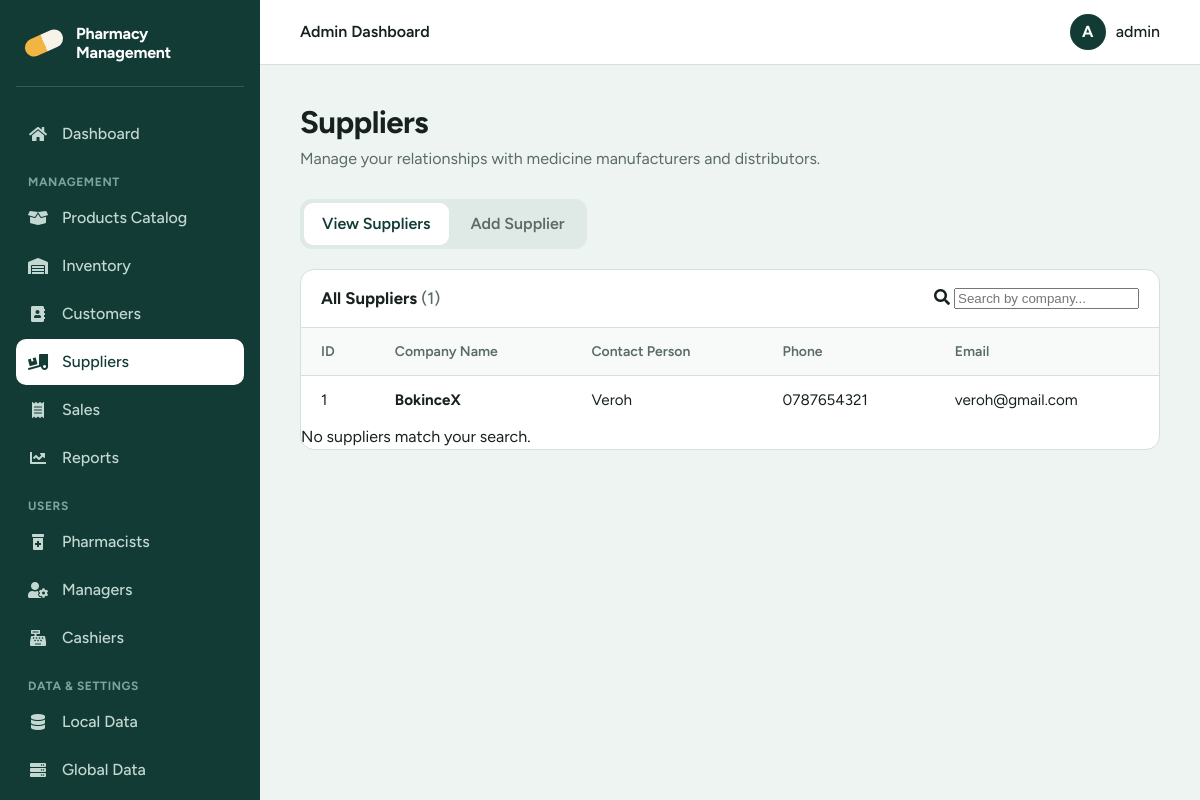
/admin/admin_suppliers.php (signed in), run on the app's committed database.
### tables this page shows
CREATE TABLE `suppliers` (
  `supplier_id` int(11) NOT NULL,
  `company_name` varchar(100) NOT NULL,
  `contact_name` varchar(100) DEFAULT NULL,
  `phone` varchar(20) DEFAULT NULL,
  `email` varchar(100) DEFAULT NULL,
  `address` text DEFAULT NULL,
  `created_at` timestamp NULL DEFAULT current_timestamp()
);

### admin/admin_suppliers.php (the view, shortened to what this page needs)
<?php
include_once('../connect_db.php');
$message1 = '';
try {
    $stmtView = $con->query("SELECT * FROM suppliers ORDER BY supplier_id DESC");
    $rows = $stmtView->fetchAll(PDO::FETCH_ASSOC);
} catch (PDOException $e) {
    $message1 = "Error loading suppliers: " . htmlspecialchars($e->getMessage());
    $rows = [];
}
$hasError = ($message1 !== '');
include '../includes/head.php';
include '../includes/sidebar_admin.php';
include '../includes/header.php';
?>
<main class="main">
    <h1>Suppliers</h1>
    <p class="lead">Manage your relationships with medicine manufacturers and distributors.</p>
    <div class="tabs" role="tablist">
      <button type="button" class="tab" role="tab" id="tab_1" aria-controls="content_1" aria-selected="<?php echo $hasError ? 'false' : 'true'; ?>">View Suppliers</button>
      <button type="button" class="tab" role="tab" id="tab_2" aria-controls="content_2" aria-selected="<?php echo $hasError ? 'true' : 'false'; ?>">Add Supplier</button>
    </div>
    <section class="panel card" id="content_1" role="tabpanel" <?php echo $hasError ? 'hidden' : ''; ?>>
      <div class="card-head">
        <h2>All Suppliers <span class="count">(<?php echo count($rows); ?>)</span></h2>
        <?php if (count($rows) > 0): ?>
        <div class="search">
          <i class="fas fa-search" aria-hidden="true"></i>
          <input type="search" id="filter" placeholder="Search by company..." aria-label="Search suppliers">
        </div>
        <?php endif; ?>
      </div>
      <?php if (count($rows) === 0): ?>
        <div class="empty">
          <p>No suppliers found. Add your first supplier.</p>
          <button type="button" class="btn" data-go="tab_2">Add Supplier</button>
        </div>
      <?php else: ?>
      <div class="table-wrap">
        <table id="supplierTable">
          <thead>
            <tr>
              <th>ID</th>
              <th>Company Name</th>
              <th>Contact Person</th>
              <th>Phone</th>
              <th>Email</th>
            </tr>
          </thead>
          <tbody>
          <?php foreach ($rows as $row): ?>
            <tr>
              <td class="num"><?php echo htmlspecialchars($row['supplier_id']); ?></td>
              <td><strong><?php echo htmlspecialchars($row['company_name']); ?></strong></td>
              <td><?php echo htmlspecialchars($row['contact_name']); ?></td>
              <td><?php echo htmlspecialchars($row['phone']); ?></td>
              <td><?php echo htmlspecialchars($row['email']); ?></td>
            </tr>
          <?php endforeach; ?>
          </tbody>
        </table>
      </div>
      <div class="no-match" id="noMatch">No suppliers match your search.</div>
      <?php endif; ?>
    </section>
</main>
<?php include '../includes/footer.php'; ?>

### includes/head.php (style rules this page uses)
:root { --pine: #123b36; --pine-soft: #1c524b; --pine-line: #2a5f57; --amber: #f2b544; --mist: #eef4f1; --paper: #ffffff; --ink: #17211f; --ink-soft: #5b6b67; --line: #d5e0dc; --danger: #b3261e; --danger-bg: #fdecea; --ok: #1e6b3a; --ok-bg: #e6f4ea; --radius: 10px; --sidebar: 260px; --font: "Figtree", system-ui, -apple-system, sans-serif; }
*, *::before, *::after { box-sizing: border-box; }
html { -webkit-text-size-adjust: 100%; }
body { margin: 0; font-family: var(--font); font-size: 16px; line-height: 1.5; color: var(--ink); background: var(--mist); }
.main { margin-left: var(--sidebar); padding: 40px; max-width: 1200px; }
.main h1 { margin: 0 0 6px; font-size: clamp(1.6rem, 2.6vw, 2.2rem); line-height: 1.15; letter-spacing: -0.02em; }
.main .lead { margin: 0 0 28px; color: var(--ink-soft); }
.card { background: var(--paper); border: 1px solid var(--line); border-radius: 14px; overflow: hidden; }
.card-head { display: flex; align-items: center; justify-content: space-between; gap: 16px; flex-wrap: wrap; padding: 16px 20px; border-bottom: 1px solid var(--line); }
.card-head h2 { margin: 0; font-size: 1.05rem; }
.count { color: var(--ink-soft); font-weight: 500; }
.table-wrap { overflow-x: auto; }
table { width: 100%; border-collapse: collapse; font-size: 0.95rem; }
th, td { padding: 13px 20px; text-align: left; white-space: nowrap; }
th { font-size: 0.875rem; font-weight: 600; color: var(--ink-soft); background: #f7faf9; border-bottom: 1px solid var(--line); }
td { border-bottom: 1px solid #e6eeeb; }
tbody tr:last-child td { border-bottom: 0; }
.tabs { display: inline-flex; gap: 4px; padding: 4px; margin-bottom: 20px; background: #dfe9e5; border-radius: 12px; }
.tab { padding: 9px 18px; font: inherit; font-weight: 600; color: var(--ink-soft); background: transparent; border: 0; border-radius: 9px; cursor: pointer; transition: background-color .15s, color .15s; }
.tab[aria-selected="true"] { background: var(--paper); color: var(--pine); }

### data on the page
suppliers: supplier_id "1", company_name "BokinceX", contact_name "Veroh", phone "0787654321", email "veroh@gmail.com"

### other printed values
$topbar_title "Admin Dashboard"
substr($user, 0, 1) "A"
$user "admin"
count($rows) "1"
